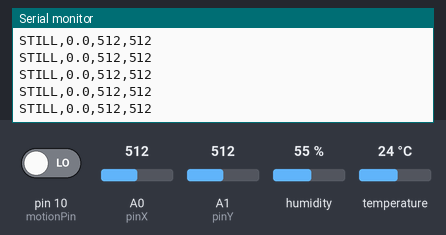
Bench run of a sketch on a simulated Arduino Uno, built with avr-gcc and run on an emulated ATmega328P. Shown: the last lines printed to the serial monitor. Inputs (shaded band) come from the test bench; at power-on: A0 (pinX) = 512, A1 (pinY) = 512, pin 10 (motionPin) LOW, humidity 55 %, temperature 24 °C.

Above: at 1.2 s.
1.3 s: A0 (pinX) set to 109
At 6.11 s:
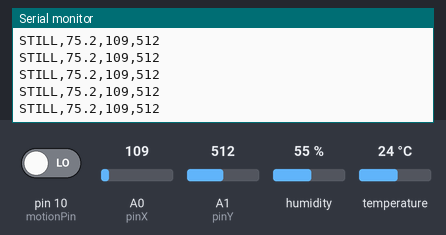
7.7 s: A0 (pinX) set to 89
At 12.21 s:
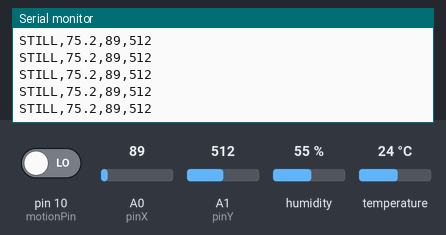
16.0 s: A1 (pinY) set to 110
At 18.3 s:
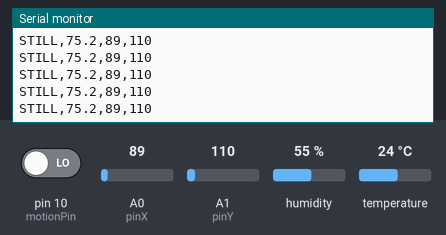
22.4 s: A1 (pinY) set to 93
At 24.39 s:
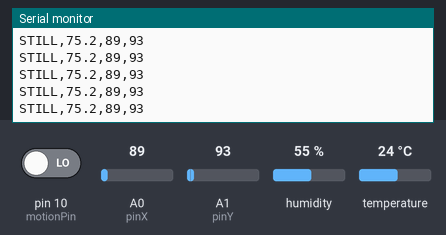
Timing chart, 0 to 25.9 s (numbered marks = the images above; inputs shaded):
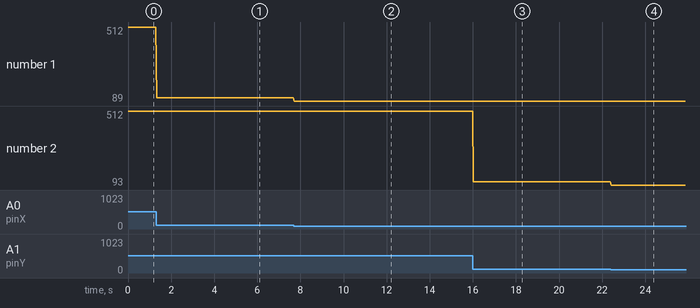

Measured:
- after the input at 1.3 s, the serial monitor: prints a new line at once (image 1)
- after the input at 7.7 s, the serial monitor: prints a new line at once (image 2)
- after the input at 16.0 s, the serial monitor: prints a new line at once (image 3)
- after the input at 22.4 s, the serial monitor: prints a new line at once (image 4)
- plotted number 1: 512 → 109 after the input at 1.3 s, 109 → 89 after the input at 7.7 s
- plotted number 2: 512 → 110 after the input at 16.0 s, 110 → 93 after the input at 22.4 s

The sketch:

masterControls_test1.ino
```cpp
#include "DHT.h"

// --- DHT11 CONFIGURATION ---
#define DHTPIN 9
#define DHTTYPE DHT11
DHT dht(DHTPIN, DHTTYPE);

// --- MOTION SENSOR (HC-SR501) CONFIGURATION ---
const int motionPin = 10;

// --- JOYSTICK (KY-023) CONFIGURATION ---
const int pinX = A0;
const int pinY = A1;
const int pinSW = 5;

// --- TIMING VARIABLES ---
float lastFahrenheit = 0.0;
unsigned long lastDHTReadTime = 0;

void setup() {
  Serial.begin(9600);
  dht.begin();

  pinMode(motionPin, INPUT);
  pinMode(pinSW, INPUT_PULLUP); // Joystick button click
}

void loop() {
  // 1. Read DHT11 using a non-blocking timer (only updates once every 2 seconds)
  if (millis() - lastDHTReadTime >= 2000) {
    float f = dht.readTemperature(true); // true = Fahrenheit
    if (!isnan(f)) {
      lastFahrenheit = f;
    }
    lastDHTReadTime = millis();
  }

  // 2. Read HC-SR501 Motion Sensor (HIGH means motion, LOW means still)
  int motionState = digitalRead(motionPin);
  String motionStatus = (motionState == HIGH) ? "MOTION_DETECTED" : "STILL";

  // 3. Read Joystick Analog Values (0 to 1023)
  int joyX = analogRead(pinX);
  int joyY = analogRead(pinY);

  // 4. Construct and Stream the Unified Packet over Serial
  Serial.print(motionStatus);   Serial.print(",");
  Serial.print(lastFahrenheit, 1); Serial.print(","); // 1 decimal place rounding
  Serial.print(joyX);           Serial.print(",");
  Serial.println(joyY);         // println adds the newline (\r\n) to end the packet

  // 30ms delay gives roughly 33 clean updates per second in Godot
  delay(30);
}
```
